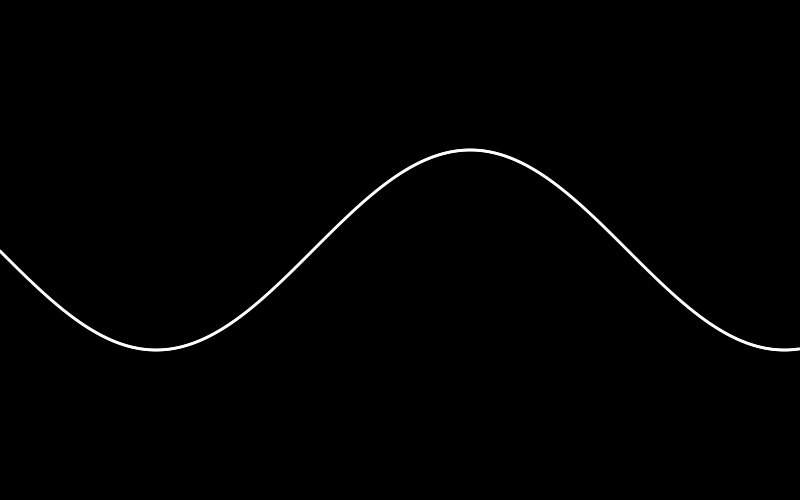
Frame 1 (no input)
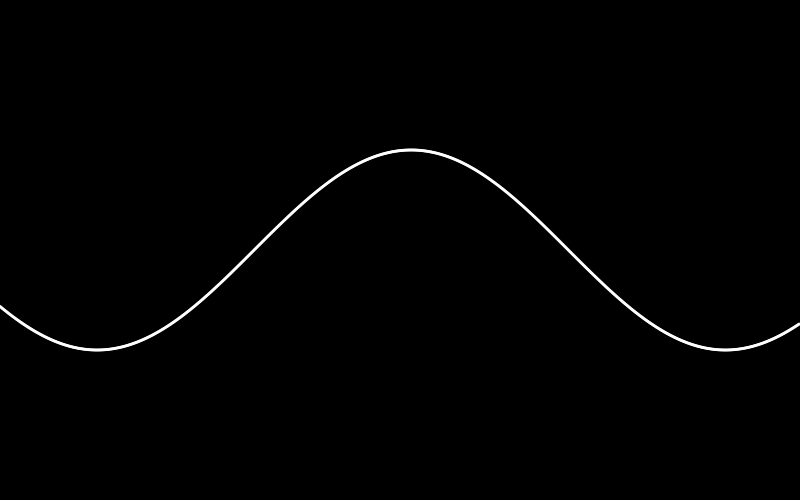
Frame 60 (the mouse pressed at the canvas centre just before this capture)
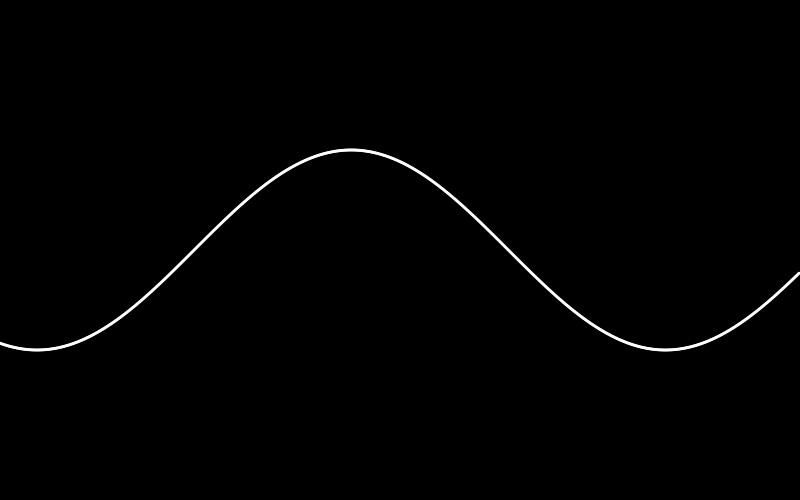
Frame 120 (the mouse held since frame 60 and released just before this capture)

The Processing sketch that drew these frames (run headless with seeded random() and noise(); from frame 60 on, the mouse is pressed at the canvas centre):

// Processing sketch: day6_05_sinWave
// ── day6_05_sinWave.pde
void setup() {
  size(800, 500);
  background(0);
}

void draw() {
  background(0);

  for (int x=0; x<width; x++) {
    float freq, amp;
    
    freq = frameCount*0.01 + x*0.01; // time + position
    amp = 100;
    float sinVal = sin(freq) * amp;

    //float x = frameCount;
    float y = height/2 + sinVal;

    noStroke();
    fill(255);
    ellipse(x, y, 3, 3);
  }
}
